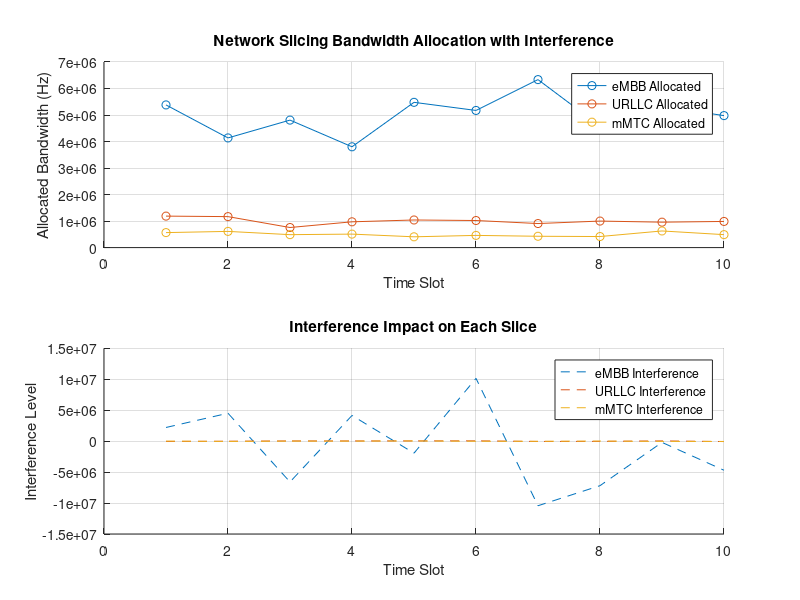

MATLAB code to generate this figure:
% Define Slices
slices = {'eMBB', 'URLLC', 'mMTC'};
bandwidth = [50e6, 10e6, 5e6]; % Bandwidths in Hz
latency = [20e-3, 1e-3, 50e-3]; % Latency requirements in seconds
dataRate = [100e6, 1e6, 500e3]; % Data rates in bps

% Initialize Resource Grid for each slice with added noise for interference
resourceGrids = cell(1, length(slices));
noiseLevel = 0.05; % Noise level representing interference
for i = 1:length(slices)
    resourceGrids{i} = struct('Bandwidth', bandwidth(i), ...
                              'Latency', latency(i), ...
                              'DataRate', dataRate(i), ...
                              'NoiseLevel', noiseLevel * randn(1, 10)); % Random noise for interference
end

% Function to Simulate Complex Traffic Pattern
function traffic = generateComplexTraffic(dataRate)
    % Simulate variable traffic over time
    timeSlots = 10;
    traffic = dataRate * (0.8 + 0.4 * rand(1, timeSlots)); % Traffic variation
end

% Function to Allocate Resources considering interference
function allocatedResources = allocateResourcesWithInterference(grid, traffic)
    % Interference-adjusted allocation
    interference = traffic .* grid.NoiseLevel;
    adjustedTraffic = traffic - interference;
    allocatedResources = adjustedTraffic .* (grid.Bandwidth / sum(adjustedTraffic));
end

% Simulate Traffic, Interference, and Allocation
results = struct();
for i = 1:length(slices)
    traffic = generateComplexTraffic(dataRate(i));
    allocatedResources = allocateResourcesWithInterference(resourceGrids{i}, traffic);
    results.(slices{i}) = struct('Traffic', traffic, 'Allocated', allocatedResources, 'Interference', resourceGrids{i}.NoiseLevel .* traffic);
end

% Plot Results for Visualization
figure;
subplot(2,1,1);
hold on;
for i = 1:length(slices)
    plot(1:10, results.(slices{i}).Allocated, '-o', 'DisplayName', [slices{i} ' Allocated']);
end
hold off;
xlabel('Time Slot');
ylabel('Allocated Bandwidth (Hz)');
title('Network Slicing Bandwidth Allocation with Interference');
legend;
grid on;

subplot(2,1,2);
hold on;
for i = 1:length(slices)
    plot(1:10, results.(slices{i}).Interference, '--', 'DisplayName', [slices{i} ' Interference']);
end
hold off;
xlabel('Time Slot');
ylabel('Interference Level');
title('Interference Impact on Each Slice');
legend;
grid on;
